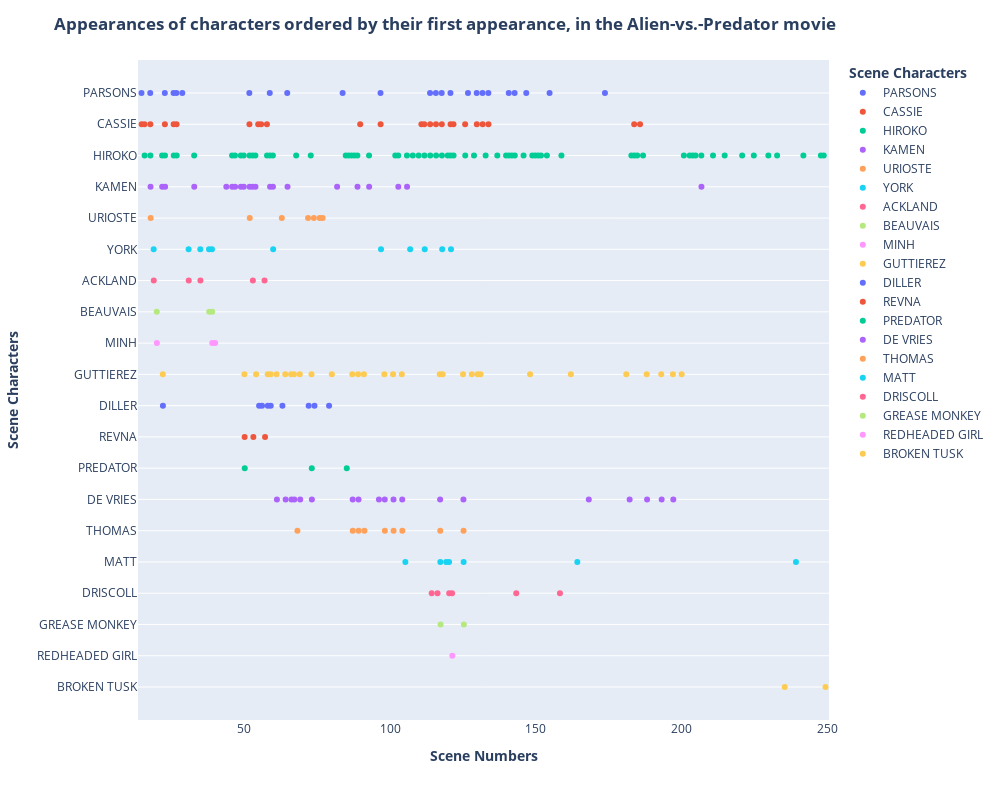

The code cell stored with this chart in its notebook:
### Code cell
df_xter_app = dia.character_appearances(movie_characters)

### Figure 1 — Plotly figure (JSON) as saved in the notebook; plotly's stock layout.template omitted (floating-point values rounded to 4 significant figures; data arrays with more than 128 entries replaced by an {"elided": "..."} marker saying what was removed)
{"data": [{"alignmentgroup": "True", "boxpoints": "all", "customdata": [["PARSONS", 15], ["PARSONS", 18], ["PARSONS", 23], ["PARSONS", 26], ["PARSONS", 27], ["PARSONS", 29], ["PARSONS", 52], ["PARSONS", 59], ["PARSONS", 65], ["PARSONS", 84], ["PARSONS", 97], ["PARSONS", 114], ["PARSONS", 116], ["PARSONS", 118], ["PARSONS", 121], ["PARSONS", 127], ["PARSONS", 130], ["PARSONS", 132], ["PARSONS", 134], ["PARSONS", 141], ["PARSONS", 143], ["PARSONS", 147], ["PARSONS", 155], ["PARSONS", 174]], "fillcolor": "rgba(255,255,255,0)", "hoveron": "points", "hovertemplate": "<b> Scene Characters <b>=%{customdata[0]}<br>Scene Numbers=%{customdata[1]}<extra></extra>", "legendgroup": "PARSONS", "line": {"color": "rgba(255,255,255,0)"}, "marker": {"color": "#636efa"}, "name": "PARSONS", "offsetgroup": "PARSONS", "orientation": "v", "pointpos": 0, "showlegend": true, "type": "box", "x": [15, 18, 23, 26, 27, 29, 52, 59, 65, 84, 97, 114, 116, 118, 121, 127, 130, 132, 134, 141, 143, 147, 155, 174], "x0": " ", "xaxis": "x", "y": ["PARSONS", "PARSONS", "PARSONS", "PARSONS", "PARSONS", "PARSONS", "PARSONS", "PARSONS", "PARSONS", "PARSONS", "PARSONS", "PARSONS", "PARSONS", "PARSONS", "PARSONS", "PARSONS", "PARSONS", "PARSONS", "PARSONS", "PARSONS", "PARSONS", "PARSONS", "PARSONS", "PARSONS"], "y0": " ", "yaxis": "y"}, {"alignmentgroup": "True", "boxpoints": "all", "customdata": [["CASSIE", 15], ["CASSIE", 16], ["CASSIE", 18], ["CASSIE", 23], ["CASSIE", 26], ["CASSIE", 27], ["CASSIE", 52], ["CASSIE", 55], ["CASSIE", 56], ["CASSIE", 58], ["CASSIE", 90], ["CASSIE", 97], ["CASSIE", 111], ["CASSIE", 112], ["CASSIE", 114], ["CASSIE", 116], ["CASSIE", 118], ["CASSIE", 121], ["CASSIE", 122], ["CASSIE", 126], ["CASSIE", 130], ["CASSIE", 132], ["CASSIE", 134], ["CASSIE", 184], ["CASSIE", 186]], "fillcolor": "rgba(255,255,255,0)", "hoveron": "points", "hovertemplate": "<b> Scene Characters <b>=%{customdata[0]}<br>Scene Numbers=%{customdata[1]}<extra></extra>", "legendgroup": "CASSIE", "line": {"color": "rgba(255,255,255,0)"}, "marker": {"color": "#EF553B"}, "name": "CASSIE", "offsetgroup": "CASSIE", "orientation": "v", "pointpos": 0, "showlegend": true, "type": "box", "x": [15, 16, 18, 23, 26, 27, 52, 55, 56, 58, 90, 97, 111, 112, 114, 116, 118, 121, 122, 126, 130, 132, 134, 184, 186], "x0": " ", "xaxis": "x", "y": ["CASSIE", "CASSIE", "CASSIE", "CASSIE", "CASSIE", "CASSIE", "CASSIE", "CASSIE", "CASSIE", "CASSIE", "CASSIE", "CASSIE", "CASSIE", "CASSIE", "CASSIE", "CASSIE", "CASSIE", "CASSIE", "CASSIE", "CASSIE", "CASSIE", "CASSIE", "CASSIE", "CASSIE", "CASSIE"], "y0": " ", "yaxis": "y"}, {"alignmentgroup": "True", "boxpoints": "all", "customdata": {"elided": "70x2 mixed values"}, "fillcolor": "rgba(255,255,255,0)", "hoveron": "points", "hovertemplate": "<b> Scene Characters <b>=%{customdata[0]}<br>Scene Numbers=%{customdata[1]}<extra></extra>", "legendgroup": "HIROKO", "line": {"color": "rgba(255,255,255,0)"}, "marker": {"color": "#00cc96"}, "name": "HIROKO", "offsetgroup": "HIROKO", "orientation": "v", "pointpos": 0, "showlegend": true, "type": "box", "x": [16, 18, 22, 23, 26, 27, 33, 46, 47, 49, 50, 52, 53, 54, 58, 59, 60, 68, 73, 85, 86, 87, 88, 89, 93, 102, 103, 106, 108, 110, 112, 114, 116, 118, 120, 121, 122, 126, 129, 133, 137, 140, 141, 142, 143, 146, 149, 150, 151, 152, 154, 159, 183, 184, 185, 187, 201, 203, 204, 205, 207, 211, 215, 221, 225, 230, 233, 242, 248, 249], "x0": " ", "xaxis": "x", "y": ["HIROKO", "HIROKO", "HIROKO", "HIROKO", "HIROKO", "HIROKO", "HIROKO", "HIROKO", "HIROKO", "HIROKO", "HIROKO", "HIROKO", "HIROKO", "HIROKO", "HIROKO", "HIROKO", "HIROKO", "HIROKO", "HIROKO", "HIROKO", "HIROKO", "HIROKO", "HIROKO", "HIROKO", "HIROKO", "HIROKO", "HIROKO", "HIROKO", "HIROKO", "HIROKO", "HIROKO", "HIROKO", "HIROKO", "HIROKO", "HIROKO", "HIROKO", "HIROKO", "HIROKO", "HIROKO", "HIROKO", "HIROKO", "HIROKO", "HIROKO", "HIROKO", "HIROKO", "HIROKO", "HIROKO", "HIROKO", "HIROKO", "HIROKO", "HIROKO", "HIROKO", "HIROKO", "HIROKO", "HIROKO", "HIROKO", "HIROKO", "HIROKO", "HIROKO", "HIROKO", "HIROKO", "HIROKO", "HIROKO", "HIROKO", "HIROKO", "HIROKO", "HIROKO", "HIROKO", "HIROKO", "HIROKO"], "y0": " ", "yaxis": "y"}, {"alignmentgroup": "True", "boxpoints": "all", "customdata": [["KAMEN", 18], ["KAMEN", 22], ["KAMEN", 23], ["KAMEN", 33], ["KAMEN", 44], ["KAMEN", 46], ["KAMEN", 47], ["KAMEN", 49], ["KAMEN", 50], ["KAMEN", 52], ["KAMEN", 53], ["KAMEN", 54], ["KAMEN", 59], ["KAMEN", 60], ["KAMEN", 65], ["KAMEN", 82], ["KAMEN", 89], ["KAMEN", 93], ["KAMEN", 103], ["KAMEN", 106], ["KAMEN", 207]], "fillcolor": "rgba(255,255,255,0)", "hoveron": "points", "hovertemplate": "<b> Scene Characters <b>=%{customdata[0]}<br>Scene Numbers=%{customdata[1]}<extra></extra>", "legendgroup": "KAMEN", "line": {"color": "rgba(255,255,255,0)"}, "marker": {"color": "#ab63fa"}, "name": "KAMEN", "offsetgroup": "KAMEN", "orientation": "v", "pointpos": 0, "showlegend": true, "type": "box", "x": [18, 22, 23, 33, 44, 46, 47, 49, 50, 52, 53, 54, 59, 60, 65, 82, 89, 93, 103, 106, 207], "x0": " ", "xaxis": "x", "y": ["KAMEN", "KAMEN", "KAMEN", "KAMEN", "KAMEN", "KAMEN", "KAMEN", "KAMEN", "KAMEN", "KAMEN", "KAMEN", "KAMEN", "KAMEN", "KAMEN", "KAMEN", "KAMEN", "KAMEN", "KAMEN", "KAMEN", "KAMEN", "KAMEN"], "y0": " ", "yaxis": "y"}, {"alignmentgroup": "True", "boxpoints": "all", "customdata": [["URIOSTE", 18], ["URIOSTE", 52], ["URIOSTE", 63], ["URIOSTE", 72], ["URIOSTE", 74], ["URIOSTE", 76], ["URIOSTE", 77]], "fillcolor": "rgba(255,255,255,0)", "hoveron": "points", "hovertemplate": "<b> Scene Characters <b>=%{customdata[0]}<br>Scene Numbers=%{customdata[1]}<extra></extra>", "legendgroup": "URIOSTE", "line": {"color": "rgba(255,255,255,0)"}, "marker": {"color": "#FFA15A"}, "name": "URIOSTE", "offsetgroup": "URIOSTE", "orientation": "v", "pointpos": 0, "showlegend": true, "type": "box", "x": [18, 52, 63, 72, 74, 76, 77], "x0": " ", "xaxis": "x", "y": ["URIOSTE", "URIOSTE", "URIOSTE", "URIOSTE", "URIOSTE", "URIOSTE", "URIOSTE"], "y0": " ", "yaxis": "y"}, {"alignmentgroup": "True", "boxpoints": "all", "customdata": [["YORK", 19], ["YORK", 31], ["YORK", 35], ["YORK", 38], ["YORK", 39], ["YORK", 60], ["YORK", 97], ["YORK", 107], ["YORK", 112], ["YORK", 118], ["YORK", 121]], "fillcolor": "rgba(255,255,255,0)", "hoveron": "points", "hovertemplate": "<b> Scene Characters <b>=%{customdata[0]}<br>Scene Numbers=%{customdata[1]}<extra></extra>", "legendgroup": "YORK", "line": {"color": "rgba(255,255,255,0)"}, "marker": {"color": "#19d3f3"}, "name": "YORK", "offsetgroup": "YORK", "orientation": "v", "pointpos": 0, "showlegend": true, "type": "box", "x": [19, 31, 35, 38, 39, 60, 97, 107, 112, 118, 121], "x0": " ", "xaxis": "x", "y": ["YORK", "YORK", "YORK", "YORK", "YORK", "YORK", "YORK", "YORK", "YORK", "YORK", "YORK"], "y0": " ", "yaxis": "y"}, {"alignmentgroup": "True", "boxpoints": "all", "customdata": [["ACKLAND", 19], ["ACKLAND", 31], ["ACKLAND", 35], ["ACKLAND", 53], ["ACKLAND", 57]], "fillcolor": "rgba(255,255,255,0)", "hoveron": "points", "hovertemplate": "<b> Scene Characters <b>=%{customdata[0]}<br>Scene Numbers=%{customdata[1]}<extra></extra>", "legendgroup": "ACKLAND", "line": {"color": "rgba(255,255,255,0)"}, "marker": {"color": "#FF6692"}, "name": "ACKLAND", "offsetgroup": "ACKLAND", "orientation": "v", "pointpos": 0, "showlegend": true, "type": "box", "x": [19, 31, 35, 53, 57], "x0": " ", "xaxis": "x", "y": ["ACKLAND", "ACKLAND", "ACKLAND", "ACKLAND", "ACKLAND"], "y0": " ", "yaxis": "y"}, {"alignmentgroup": "True", "boxpoints": "all", "customdata": [["BEAUVAIS", 20], ["BEAUVAIS", 38], ["BEAUVAIS", 39]], "fillcolor": "rgba(255,255,255,0)", "hoveron": "points", "hovertemplate": "<b> Scene Characters <b>=%{customdata[0]}<br>Scene Numbers=%{customdata[1]}<extra></extra>", "legendgroup": "BEAUVAIS", "line": {"color": "rgba(255,255,255,0)"}, "marker": {"color": "#B6E880"}, "name": "BEAUVAIS", "offsetgroup": "BEAUVAIS", "orientation": "v", "pointpos": 0, "showlegend": true, "type": "box", "x": [20, 38, 39], "x0": " ", "xaxis": "x", "y": ["BEAUVAIS", "BEAUVAIS", "BEAUVAIS"], "y0": " ", "yaxis": "y"}, {"alignmentgroup": "True", "boxpoints": "all", "customdata": [["MINH", 20], ["MINH", 39], ["MINH", 40]], "fillcolor": "rgba(255,255,255,0)", "hoveron": "points", "hovertemplate": "<b> Scene Characters <b>=%{customdata[0]}<br>Scene Numbers=%{customdata[1]}<extra></extra>", "legendgroup": "MINH", "line": {"color": "rgba(255,255,255,0)"}, "marker": {"color": "#FF97FF"}, "name": "MINH", "offsetgroup": "MINH", "orientation": "v", "pointpos": 0, "showlegend": true, "type": "box", "x": [20, 39, 40], "x0": " ", "xaxis": "x", "y": ["MINH", "MINH", "MINH"], "y0": " ", "yaxis": "y"}, {"alignmentgroup": "True", "boxpoints": "all", "customdata": [["GUTTIEREZ", 22], ["GUTTIEREZ", 50], ["GUTTIEREZ", 54], ["GUTTIEREZ", 58], ["GUTTIEREZ", 59], ["GUTTIEREZ", 61], ["GUTTIEREZ", 64], ["GUTTIEREZ", 66], ["GUTTIEREZ", 67], ["GUTTIEREZ", 69], ["GUTTIEREZ", 73], ["GUTTIEREZ", 80], ["GUTTIEREZ", 87], ["GUTTIEREZ", 89], ["GUTTIEREZ", 91], ["GUTTIEREZ", 98], ["GUTTIEREZ", 101], ["GUTTIEREZ", 104], ["GUTTIEREZ", 117], ["GUTTIEREZ", 118], ["GUTTIEREZ", 125], ["GUTTIEREZ", 128], ["GUTTIEREZ", 130], ["GUTTIEREZ", 131], ["GUTTIEREZ", 148], ["GUTTIEREZ", 162], ["GUTTIEREZ", 181], ["GUTTIEREZ", 188], ["GUTTIEREZ", 193], ["GUTTIEREZ", 197], ["GUTTIEREZ", 200]], "fillcolor": "rgba(255,255,255,0)", "hoveron": "points", "hovertemplate": "<b> Scene Characters <b>=%{customdata[0]}<br>Scene Numbers=%{customdata[1]}<extra></extra>", "legendgroup": "GUTTIEREZ", "line": {"color": "rgba(255,255,255,0)"}, "marker": {"color": "#FECB52"}, "name": "GUTTIEREZ", "offsetgroup": "GUTTIEREZ", "orientation": "v", "pointpos": 0, "showlegend": true, "type": "box", "x": [22, 50, 54, 58, 59, 61, 64, 66, 67, 69, 73, 80, 87, 89, 91, 98, 101, 104, 117, 118, 125, 128, 130, 131, 148, 162, 181, 188, 193, 197, 200], "x0": " ", "xaxis": "x", "y": ["GUTTIEREZ", "GUTTIEREZ", "GUTTIEREZ", "GUTTIEREZ", "GUTTIEREZ", "GUTTIEREZ", "GUTTIEREZ", "GUTTIEREZ", "GUTTIEREZ", "GUTTIEREZ", "GUTTIEREZ", "GUTTIEREZ", "GUTTIEREZ", "GUTTIEREZ", "GUTTIEREZ", "GUTTIEREZ", "GUTTIEREZ", "GUTTIEREZ", "GUTTIEREZ", "GUTTIEREZ", "GUTTIEREZ", "GUTTIEREZ", "GUTTIEREZ", "GUTTIEREZ", "GUTTIEREZ", "GUTTIEREZ", "GUTTIEREZ", "GUTTIEREZ", "GUTTIEREZ", "GUTTIEREZ", "GUTTIEREZ"], "y0": " ", "yaxis": "y"}, {"alignmentgroup": "True", "boxpoints": "all", "customdata": [["DILLER", 22], ["DILLER", 55], ["DILLER", 56], ["DILLER", 58], ["DILLER", 59], ["DILLER", 63], ["DILLER", 72], ["DILLER", 74], ["DILLER", 79]], "fillcolor": "rgba(255,255,255,0)", "hoveron": "points", "hovertemplate": "<b> Scene Characters <b>=%{customdata[0]}<br>Scene Numbers=%{customdata[1]}<extra></extra>", "legendgroup": "DILLER", "line": {"color": "rgba(255,255,255,0)"}, "marker": {"color": "#636efa"}, "name": "DILLER", "offsetgroup": "DILLER", "orientation": "v", "pointpos": 0, "showlegend": true, "type": "box", "x": [22, 55, 56, 58, 59, 63, 72, 74, 79], "x0": " ", "xaxis": "x", "y": ["DILLER", "DILLER", "DILLER", "DILLER", "DILLER", "DILLER", "DILLER", "DILLER", "DILLER"], "y0": " ", "yaxis": "y"}, {"alignmentgroup": "True", "boxpoints": "all", "customdata": [["REVNA", 50], ["REVNA", 53], ["REVNA", 57]], "fillcolor": "rgba(255,255,255,0)", "hoveron": "points", "hovertemplate": "<b> Scene Characters <b>=%{customdata[0]}<br>Scene Numbers=%{customdata[1]}<extra></extra>", "legendgroup": "REVNA", "line": {"color": "rgba(255,255,255,0)"}, "marker": {"color": "#EF553B"}, "name": "REVNA", "offsetgroup": "REVNA", "orientation": "v", "pointpos": 0, "showlegend": true, "type": "box", "x": [50, 53, 57], "x0": " ", "xaxis": "x", "y": ["REVNA", "REVNA", "REVNA"], "y0": " ", "yaxis": "y"}, {"alignmentgroup": "True", "boxpoints": "all", "customdata": [["PREDATOR", 50], ["PREDATOR", 73], ["PREDATOR", 85]], "fillcolor": "rgba(255,255,255,0)", "hoveron": "points", "hovertemplate": "<b> Scene Characters <b>=%{customdata[0]}<br>Scene Numbers=%{customdata[1]}<extra></extra>", "legendgroup": "PREDATOR", "line": {"color": "rgba(255,255,255,0)"}, "marker": {"color": "#00cc96"}, "name": "PREDATOR", "offsetgroup": "PREDATOR", "orientation": "v", "pointpos": 0, "showlegend": true, "type": "box", "x": [50, 73, 85], "x0": " ", "xaxis": "x", "y": ["PREDATOR", "PREDATOR", "PREDATOR"], "y0": " ", "yaxis": "y"}, {"alignmentgroup": "True", "boxpoints": "all", "customdata": [["DE VRIES", 61], ["DE VRIES", 64], ["DE VRIES", 66], ["DE VRIES", 67], ["DE VRIES", 69], ["DE VRIES", 73], ["DE VRIES", 87], ["DE VRIES", 89], ["DE VRIES", 96], ["DE VRIES", 98], ["DE VRIES", 101], ["DE VRIES", 104], ["DE VRIES", 117], ["DE VRIES", 125], ["DE VRIES", 168], ["DE VRIES", 182], ["DE VRIES", 188], ["DE VRIES", 193], ["DE VRIES", 197]], "fillcolor": "rgba(255,255,255,0)", "hoveron": "points", "hovertemplate": "<b> Scene Characters <b>=%{customdata[0]}<br>Scene Numbers=%{customdata[1]}<extra></extra>", "legendgroup": "DE VRIES", "line": {"color": "rgba(255,255,255,0)"}, "marker": {"color": "#ab63fa"}, "name": "DE VRIES", "offsetgroup": "DE VRIES", "orientation": "v", "pointpos": 0, "showlegend": true, "type": "box", "x": [61, 64, 66, 67, 69, 73, 87, 89, 96, 98, 101, 104, 117, 125, 168, 182, 188, 193, 197], "x0": " ", "xaxis": "x", "y": ["DE VRIES", "DE VRIES", "DE VRIES", "DE VRIES", "DE VRIES", "DE VRIES", "DE VRIES", "DE VRIES", "DE VRIES", "DE VRIES", "DE VRIES", "DE VRIES", "DE VRIES", "DE VRIES", "DE VRIES", "DE VRIES", "DE VRIES", "DE VRIES", "DE VRIES"], "y0": " ", "yaxis": "y"}, {"alignmentgroup": "True", "boxpoints": "all", "customdata": [["THOMAS", 68], ["THOMAS", 87], ["THOMAS", 89], ["THOMAS", 91], ["THOMAS", 98], ["THOMAS", 101], ["THOMAS", 104], ["THOMAS", 117], ["THOMAS", 125]], "fillcolor": "rgba(255,255,255,0)", "hoveron": "points", "hovertemplate": "<b> Scene Characters <b>=%{customdata[0]}<br>Scene Numbers=%{customdata[1]}<extra></extra>", "legendgroup": "THOMAS", "line": {"color": "rgba(255,255,255,0)"}, "marker": {"color": "#FFA15A"}, "name": "THOMAS", "offsetgroup": "THOMAS", "orientation": "v", "pointpos": 0, "showlegend": true, "type": "box", "x": [68, 87, 89, 91, 98, 101, 104, 117, 125], "x0": " ", "xaxis": "x", "y": ["THOMAS", "THOMAS", "THOMAS", "THOMAS", "THOMAS", "THOMAS", "THOMAS", "THOMAS", "THOMAS"], "y0": " ", "yaxis": "y"}, {"alignmentgroup": "True", "boxpoints": "all", "customdata": [["MATT", 105], ["MATT", 117], ["MATT", 119], ["MATT", 120], ["MATT", 125], ["MATT", 164], ["MATT", 239]], "fillcolor": "rgba(255,255,255,0)", "hoveron": "points", "hovertemplate": "<b> Scene Characters <b>=%{customdata[0]}<br>Scene Numbers=%{customdata[1]}<extra></extra>", "legendgroup": "MATT", "line": {"color": "rgba(255,255,255,0)"}, "marker": {"color": "#19d3f3"}, "name": "MATT", "offsetgroup": "MATT", "orientation": "v", "pointpos": 0, "showlegend": true, "type": "box", "x": [105, 117, 119, 120, 125, 164, 239], "x0": " ", "xaxis": "x", "y": ["MATT", "MATT", "MATT", "MATT", "MATT", "MATT", "MATT"], "y0": " ", "yaxis": "y"}, {"alignmentgroup": "True", "boxpoints": "all", "customdata": [["DRISCOLL", 114], ["DRISCOLL", 116], ["DRISCOLL", 120], ["DRISCOLL", 121], ["DRISCOLL", 143], ["DRISCOLL", 158]], "fillcolor": "rgba(255,255,255,0)", "hoveron": "points", "hovertemplate": "<b> Scene Characters <b>=%{customdata[0]}<br>Scene Numbers=%{customdata[1]}<extra></extra>", "legendgroup": "DRISCOLL", "line": {"color": "rgba(255,255,255,0)"}, "marker": {"color": "#FF6692"}, "name": "DRISCOLL", "offsetgroup": "DRISCOLL", "orientation": "v", "pointpos": 0, "showlegend": true, "type": "box", "x": [114, 116, 120, 121, 143, 158], "x0": " ", "xaxis": "x", "y": ["DRISCOLL", "DRISCOLL", "DRISCOLL", "DRISCOLL", "DRISCOLL", "DRISCOLL"], "y0": " ", "yaxis": "y"}, {"alignmentgroup": "True", "boxpoints": "all", "customdata": [["GREASE MONKEY", 117], ["GREASE MONKEY", 125]], "fillcolor": "rgba(255,255,255,0)", "hoveron": "points", "hovertemplate": "<b> Scene Characters <b>=%{customdata[0]}<br>Scene Numbers=%{customdata[1]}<extra></extra>", "legendgroup": "GREASE MONKEY", "line": {"color": "rgba(255,255,255,0)"}, "marker": {"color": "#B6E880"}, "name": "GREASE MONKEY", "offsetgroup": "GREASE MONKEY", "orientation": "v", "pointpos": 0, "showlegend": true, "type": "box", "x": [117, 125], "x0": " ", "xaxis": "x", "y": ["GREASE MONKEY", "GREASE MONKEY"], "y0": " ", "yaxis": "y"}, {"alignmentgroup": "True", "boxpoints": "all", "customdata": [["REDHEADED GIRL", 121]], "fillcolor": "rgba(255,255,255,0)", "hoveron": "points", "hovertemplate": "<b> Scene Characters <b>=%{customdata[0]}<br>Scene Numbers=%{customdata[1]}<extra></extra>", "legendgroup": "REDHEADED GIRL", "line": {"color": "rgba(255,255,255,0)"}, "marker": {"color": "#FF97FF"}, "name": "REDHEADED GIRL", "offsetgroup": "REDHEADED GIRL", "orientation": "v", "pointpos": 0, "showlegend": true, "type": "box", "x": [121], "x0": " ", "xaxis": "x", "y": ["REDHEADED GIRL"], "y0": " ", "yaxis": "y"}, {"alignmentgroup": "True", "boxpoints": "all", "customdata": [["BROKEN TUSK", 235], ["BROKEN TUSK", 249]], "fillcolor": "rgba(255,255,255,0)", "hoveron": "points", "hovertemplate": "<b> Scene Characters <b>=%{customdata[0]}<br>Scene Numbers=%{customdata[1]}<extra></extra>", "legendgroup": "BROKEN TUSK", "line": {"color": "rgba(255,255,255,0)"}, "marker": {"color": "#FECB52"}, "name": "BROKEN TUSK", "offsetgroup": "BROKEN TUSK", "orientation": "v", "pointpos": 0, "showlegend": true, "type": "box", "x": [235, 249], "x0": " ", "xaxis": "x", "y": ["BROKEN TUSK", "BROKEN TUSK"], "y0": " ", "yaxis": "y"}], "layout": {"boxmode": "group", "height": 800, "legend": {"title": {"text": "<b> Scene Characters <b>"}, "tracegroupgap": 0}, "margin": {"t": 60}, "title": {"text": "<b> Appearances of characters ordered by their first appearance, in the Alien-vs.-Predator movie <b>"}, "width": 1000, "xaxis": {"anchor": "y", "domain": [0, 1], "title": {"text": "<b> Scene Numbers <b>"}}, "yaxis": {"anchor": "x", "categoryarray": ["BROKEN TUSK", "REDHEADED GIRL", "GREASE MONKEY", "DRISCOLL", "MATT", "THOMAS", "DE VRIES", "PREDATOR", "REVNA", "DILLER", "GUTTIEREZ", "MINH", "BEAUVAIS", "ACKLAND", "YORK", "URIOSTE", "KAMEN", "HIROKO", "CASSIE", "PARSONS"], "categoryorder": "array", "domain": [0, 1], "title": {"text": "<b> Scene Characters <b>"}}}}
